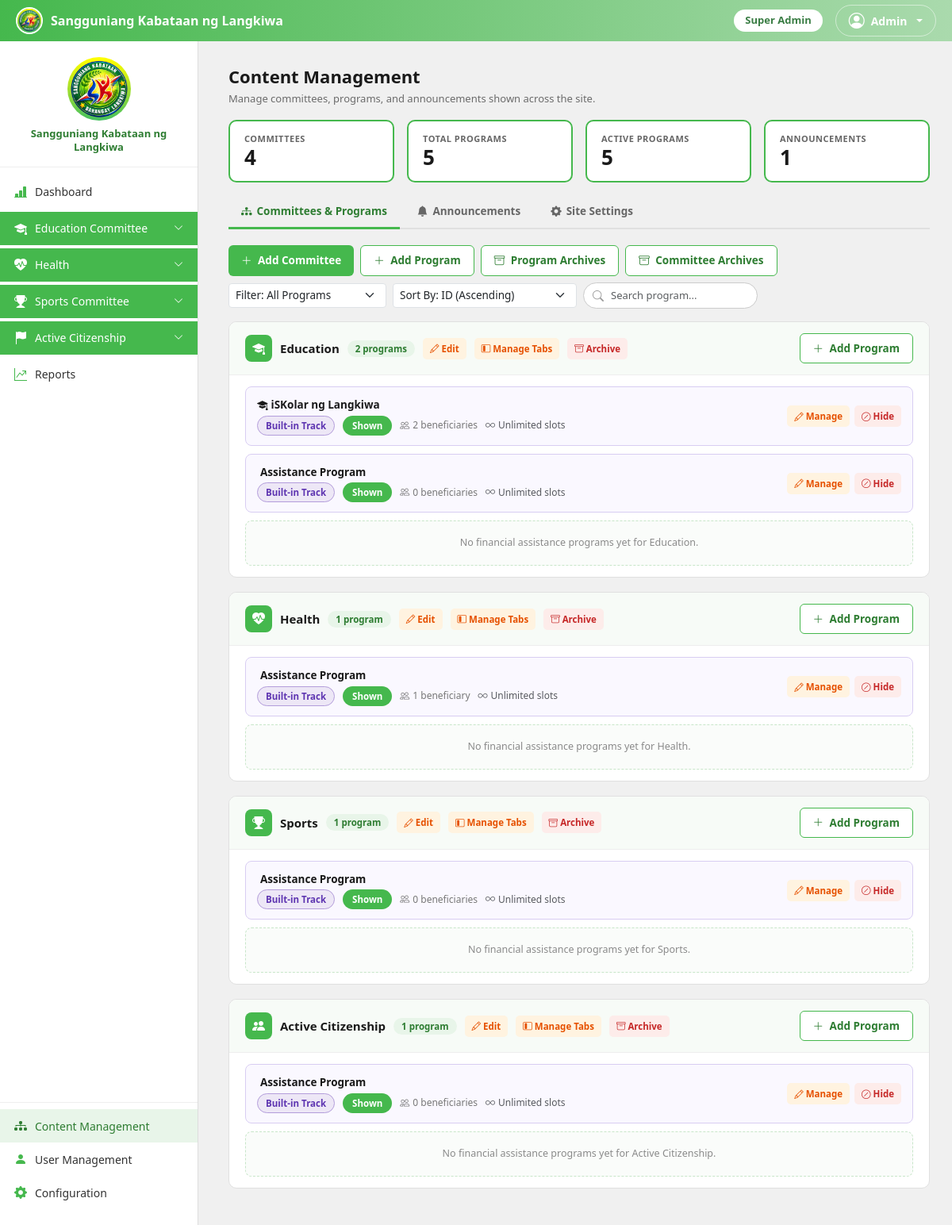
Screenshot of /admin/AdminProgramManagement.php (signed in) with the database file from the repository.
### tables this page shows
CREATE TABLE site_settings (
    id TINYINT PRIMARY KEY DEFAULT 1,
    logo_path VARCHAR(255) NULL,
    about_text TEXT NULL,
    sk_office_address VARCHAR(255) NULL,
    contact_number VARCHAR(40) NULL,
    office_hours VARCHAR(100) NULL,
    site_name VARCHAR(150) NULL,
    tagline VARCHAR(200) NULL,
    welcome_message TEXT NULL,
    email VARCHAR(150) NULL,
    facebook_url VARCHAR(255) NULL,
    terms_conditions TEXT NULL,
    privacy_policy TEXT NULL,
    allow_public_applications TINYINT(1) NOT NULL DEFAULT 1,
    show_announcements TINYINT(1) NOT NULL DEFAULT 1,
    current_academic_year VARCHAR(20) NOT NULL DEFAULT '2025-2026',
    current_semester VARCHAR(20) NOT NULL DEFAULT '2nd Semester',
    requirements_deadline DATE NULL COMMENT 'Cutoff for scholars to submit updated requirements for the current term; set via End Semester or edited manually in Site Settings',
    requirements_open TINYINT(1) NOT NULL DEFAULT 0 COMMENT 'Whether scholars can currently submit updated requirements. Turned on by End Semester (a fresh renewal window for the new term); auto-treated as closed again once requirements_deadline passes',
    default_allowance_amount DECIMAL(10,2) NOT NULL DEFAULT 2000.00,
    activities_required_per_term INT NOT NULL DEFAULT 3
);

CREATE TABLE users (
    user_id INT AUTO_INCREMENT PRIMARY KEY,
    last_name VARCHAR(100) NOT NULL,
    first_name VARCHAR(100) NOT NULL,
    middle_name VARCHAR(100) NULL,
    age INT NULL,
    gender ENUM('Male','Female') NULL,
    email VARCHAR(150) NOT NULL UNIQUE,
    password_hash VARCHAR(255) NOT NULL,
    role ENUM('applicant','scholar','admin','committee_admin') NOT NULL DEFAULT 'applicant',
     
     
     
    is_secretary TINYINT(1) NOT NULL DEFAULT 0,
    is_treasurer TINYINT(1) NOT NULL DEFAULT 0,
    position_title VARCHAR(100) NULL,
    profile_photo VARCHAR(255) NULL,
    status ENUM('active','inactive','archived') NOT NULL DEFAULT 'active',
    created_at DATETIME NOT NULL DEFAULT CURRENT_TIMESTAMP,
    archived_at DATETIME NULL
);

CREATE TABLE committees (
    committee_id INT AUTO_INCREMENT PRIMARY KEY,
    code VARCHAR(40) NOT NULL UNIQUE,
    name VARCHAR(150) NOT NULL,
    description VARCHAR(255) NULL,
    icon VARCHAR(60) NULL,
    archived_at DATETIME NULL
);

CREATE TABLE program_tabs (
    tab_id INT AUTO_INCREMENT PRIMARY KEY,
    committee_id INT NOT NULL,
    program_id INT NULL DEFAULT NULL COMMENT 'Links this tab to a catalog entry in programs — NULL for the two built-in tracks (scholarship/assistance)',
    track_code VARCHAR(30) NOT NULL,
    label VARCHAR(100) NOT NULL,
    icon VARCHAR(60) NOT NULL DEFAULT 'bi-hand-holding-heart-fill',
    is_visible TINYINT(1) NOT NULL DEFAULT 1,
    sort_order INT NOT NULL DEFAULT 0,
    max_slots INT NULL DEFAULT NULL COMMENT 'NULL = unlimited slots for this program',
    UNIQUE KEY uniq_committee_track (committee_id, track_code),
    FOREIGN KEY (committee_id) REFERENCES committees(committee_id)
);

### admin/AdminProgramManagement.php (the view, shortened to what the rows shown need)
<?php
require_once __DIR__ . '/../config/forms.php';
requireRole('admin');
$committees = $conn->query("SELECT * FROM committees WHERE archived_at IS NULL ORDER BY committee_id ASC")->fetch_all(MYSQLI_ASSOC);
$tabsByCommittee = [];
foreach ($conn->query("SELECT * FROM program_tabs ORDER BY committee_id ASC, sort_order ASC") as $t) {
    $tabsByCommittee[(int)$t['committee_id']][] = $t;
}
$programsByCommittee = [];
?>
<!DOCTYPE html>
<html lang="en">
<head>
    <link href="https://cdn.jsdelivr.net/npm/bootstrap@5.3.3/dist/css/bootstrap.min.css" rel="stylesheet">
    <link href="https://cdn.jsdelivr.net/npm/bootstrap-icons@1.11.3/font/bootstrap-icons.min.css" rel="stylesheet">
    <link href="<?php echo APP_BASE; ?>/assets/css/admin.css" rel="stylesheet">
</head>
<body>
    <?php include __DIR__ . '/../includes/adminsidebar.php'; ?>
    <div class="main-content">
        <div class="tab-pane-custom active" id="programsTab">
            <div id="committeeSectionsContainer">
                <?php foreach ($committees as $c): $cid = (int)$c['committee_id'];
                    $cprograms = $programsByCommittee[$cid] ?? [];
                    $builtInTabs = array_filter($tabsByCommittee[$cid] ?? [], function ($t) {
                        return empty($t['program_id']);
                    });
                    $totalProgramCount = count($cprograms) + count($builtInTabs);
                ?>
                    <div class="committee-block" data-committee-name="<?php echo e(strtolower($c['name'])); ?>">
                        <div class="committee-block-header">
                            <div class="title">
                                <span class="committee-icon-badge"><i class="bi <?php echo e($c['icon'] ?: 'bi-people-fill'); ?>"></i></span>
                                <?php echo e($c['name']); ?>
                                <span class="committee-count-badge"><?php echo $totalProgramCount; ?> program<?php echo $totalProgramCount === 1 ? '' : 's'; ?></span>
                                <?php if ($isSuperAdmin): ?>
                                    <button type="button" class="action-btn btn-edit" data-bs-toggle="modal" data-bs-target="#editCommitteeModal<?php echo $cid; ?>"><i class="bi bi-pencil"></i> Edit</button>
                                <?php endif; ?>
                                <?php if (!empty($tabsByCommittee[$cid])): ?>
                                    <button type="button" class="action-btn btn-edit" data-bs-toggle="modal" data-bs-target="#manageTabsModal<?php echo $cid; ?>"><i class="bi bi-layout-sidebar-inset"></i> Manage Tabs</button>
                                <?php endif; ?>
                                <?php if ($isSuperAdmin): ?>
                                    <form method="post" class="d-inline" onsubmit="return confirm('Archive this committee? Its programs will stay as-is, but the committee will be hidden from this list.');">
                                        <button type="submit" name="archive_committee" class="action-btn btn-archive-program"><i class="bi bi-archive"></i> Archive</button>
                                    </form>
                                <?php endif; ?>
                            </div>
                            <button type="button" class="btn-outline-brand add-program-for-committee" data-committee="<?php echo $cid; ?>"><i class="bi bi-plus-lg me-1"></i> Add Program</button>
                        </div>
                        <div class="committee-block-body">
                            <?php foreach ($builtInTabs as $t): $tid = (int)$t['tab_id'];
                                $trackBenCount = getApprovedCount($cid, $t['track_code']); ?>
                                <div class="program-item builtin-tab-item">
                                    <div>
                                        <div class="p-name"><i class="bi <?php echo e($t['icon']); ?> me-1"></i><?php echo e($t['label']); ?></div>
                                        <div class="p-meta">
                                            <span class="builtin-tag">Built-in Track</span>
                                            <span class="status-pill <?php echo $t['is_visible'] ? 'status-active' : 'status-inactive'; ?>"><?php echo $t['is_visible'] ? 'Shown' : 'Hidden'; ?></span>
                                            <span><i class="bi bi-people me-1"></i><?php echo $trackBenCount; ?> beneficiar<?php echo $trackBenCount === 1 ? 'y' : 'ies'; ?></span>
                                            <?php if (!empty($t['max_slots'])): ?>
                                                <span title="Slot limit"><i class="bi bi-clipboard-check me-1"></i><?php echo $trackBenCount; ?> / <?php echo (int)$t['max_slots']; ?> slots</span>
                                            <?php else: ?>
                                                <span class="text-muted" style="font-size:12px;"><i class="bi bi-infinity me-1"></i>Unlimited slots</span>
                                            <?php endif; ?>
                                        </div>
                                    </div>
                                    <div class="program-actions">
                                        <button type="button" class="action-btn btn-edit" data-bs-toggle="modal" data-bs-target="#manageTabsModal<?php echo $cid; ?>"><i class="bi bi-pencil"></i> Manage</button>
                                        <form method="post" class="d-inline">
                                            <button type="submit" name="save_tabs" class="action-btn <?php echo $t['is_visible'] ? 'btn-toggle' : 'btn-activate'; ?>">
                                                <i class="bi <?php echo $t['is_visible'] ? 'bi-slash-circle' : 'bi-check-circle'; ?>"></i>
                                                <?php echo $t['is_visible'] ? 'Hide' : 'Show'; ?>
                                            </button>
                                        </form>
                                    </div>
                                </div>
                            <?php endforeach; ?>
                            <?php if (empty($cprograms)): ?>
                                <div class="empty-committee">No financial assistance programs yet for <?php echo e($c['name']); ?>.</div>
                            <?php endif; ?>
                        </div>
                    </div>
                <?php endforeach; ?>
            </div>
        </div>
    </div>
</body>
</html>

### includes/adminsidebar.php (shortened to what the rows shown need)
<?php
require_once __DIR__ . '/../config/forms.php';
$adminMe = currentUser();
$isSuperAdmin = $adminMe ? hasFullCommitteeAccess($adminMe) : false;
?>
<div class="topbar">
    <div class="brand">
        <img src="<?php echo siteLogoUrl(); ?>" alt="Logo">
        <span class="brand-text d-none d-sm-inline"><?php echo e(siteName()); ?></span>
    </div>
    <div class="d-flex align-items-center gap-3">
        <?php
        $roleBadgeLabels = ['admin' => 'Super Admin', 'committee_admin' => 'Committee Admin'];
        $positionFlags = [];
        $roleBadgeText = !empty($positionFlags) ? implode(' & ', $positionFlags) : ($roleBadgeLabels[$adminMe['role'] ?? ''] ?? ucfirst($adminMe['role'] ?? ''));
        ?>
        <span class="role-badge d-none d-sm-inline-block"><?php echo e($roleBadgeText); ?></span>
        <div class="dropdown">
            <a href="#" class="dropdown-toggle d-flex align-items-center gap-2 text-white text-decoration-none border border-white border-opacity-50 rounded-pill px-3 py-1"
                data-bs-toggle="dropdown" style="font-size: 14px; font-weight: 600;">
                <i class="bi bi-person-circle fs-5"></i> <?php echo e($adminMe['first_name'] ?? 'Admin'); ?>
            </a>
        </div>
    </div>
</div>
<div class="sidebar" id="sidebar">
    <div class="logo-wrap">
        <img src="<?php echo siteLogoUrl(); ?>" alt="Logo">
        <p><?php echo e(siteName()); ?></p>
    </div>
</div>

### rows the page displays
site_settings: site_name "Sangguniang Kabataan ng Langkiwa"
users: role "Super Admin", first_name "Admin"
committees: name "Education", committee_id "2", shows "s"
program_tabs: label "iSKolar ng Langkiwa", is_visible "Shown", trackBenCount "2", track_code "ies", shows "Unlimited slots"
program_tabs: label "Assistance Program", is_visible "Shown", trackBenCount "0", track_code "ies", shows "Unlimited slots"
committees: name "Health", committee_id.program_id "1"
program_tabs: label "Assistance Program", is_visible "Shown", trackBenCount "1", track_code "y", shows "Unlimited slots"
committees: name "Sports", committee_id.program_id "1"
program_tabs: label "Assistance Program", is_visible "Shown", trackBenCount "0", track_code "ies", shows "Unlimited slots"
committees: name "Active Citizenship", committee_id.program_id "1"
program_tabs: label "Assistance Program", is_visible "Shown", trackBenCount "0", track_code "ies", shows "Unlimited slots"

### other values shown
$statCommittees "4"
$statTotalPrograms "5"
$statActivePrograms "5"
$statAnnouncements "1"
